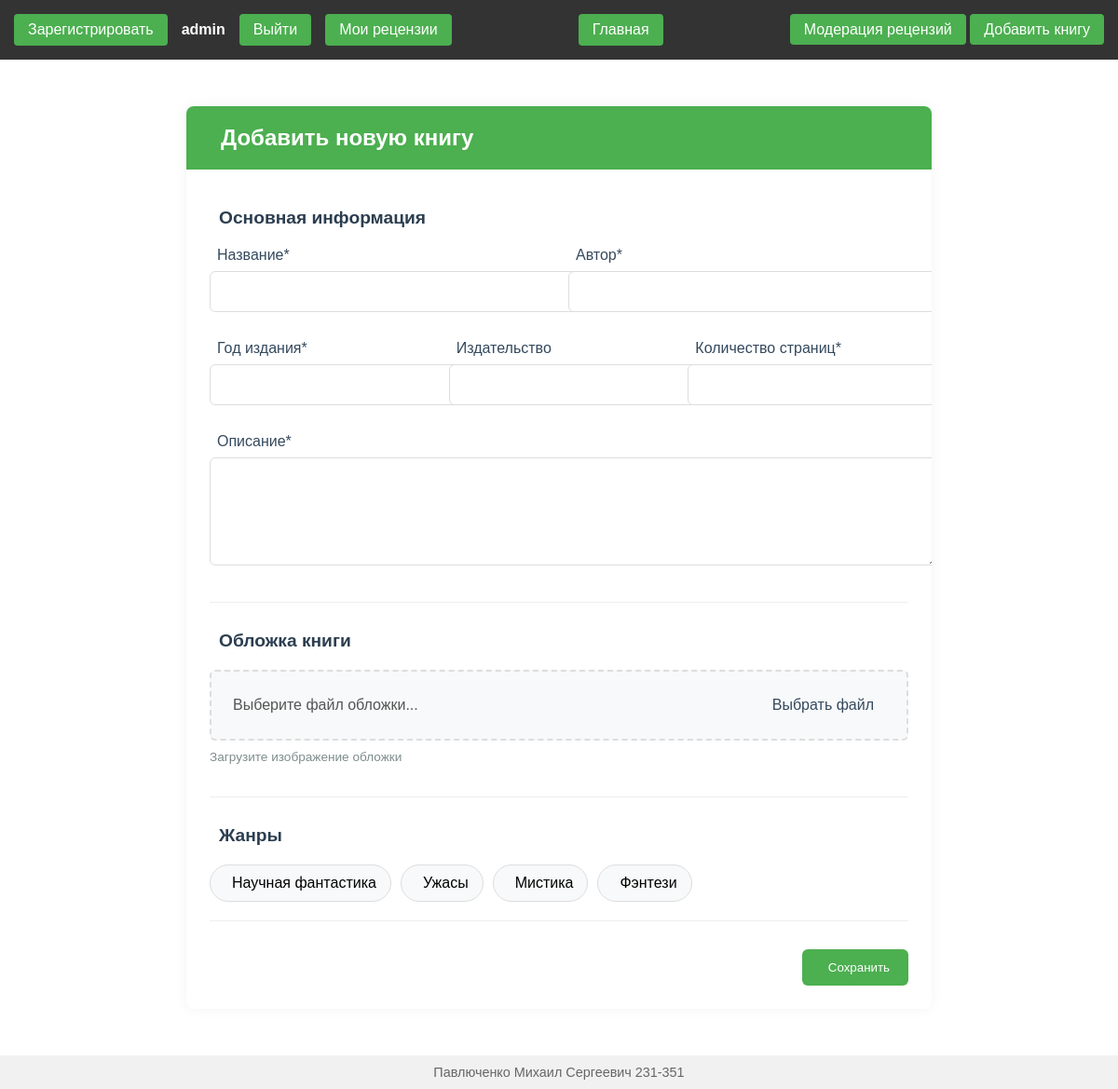
The page /main/create/ (signed in) on the database its author committed.
### main/models.py (models this page shows)
class Genre(models.Model):
    name = models.CharField(max_length=255, unique=True)
    books = models.ManyToManyField(to=Book, related_name="genres", blank=True)
    def __str__(self):
        return self.name

### main/views.py (the view, shortened to what this page needs)
# urls.py: path('create/', BookCreateView.as_view(), name='create_book'),
class BookCreateView(CreateView):
    model = Book
    form_class = BookCreateForm
    template_name = 'main/creation.html'
    success_url = reverse_lazy('mainpage')
    login_url = reverse_lazy("signin")
    def dispatch(self, request, *args, **kwargs):
        sflag= is_superuser(request)
        if not sflag:
            return redirect("mainpage")
        return super().dispatch(request, *args, **kwargs)
    def get_context_data(self, **kwargs):
        context = super().get_context_data(**kwargs)
        context['title'] = 'Добавить книгу'
        return context

### main/forms.py (shortened to what this page needs)
class BookCreateForm(forms.ModelForm):
    genres = forms.ModelMultipleChoiceField(
        queryset=Genre.objects.all(),
        widget=forms.CheckboxSelectMultiple,
        required=False,
        label="Жанры"
    )
    cover = forms.FileField(
        required=False,
        label="Обложка книги",
        help_text="Загрузите изображение обложки"
    )
    class Meta:
        model = Book
        fields = ['name', 'desc', 'year', 'madeby', 'author', 'amount', 'genres']
        widgets = {
            'year': forms.NumberInput(attrs={'min': 1000, 'max': 2100}),
            'amount': forms.NumberInput(attrs={'min': 1}),
            'desc': forms.Textarea(attrs={'rows': 5}),
        }

### main/views.py (called while the page is built)
def is_superuser(request):
    if not request.user.is_superuser:
        messages.error(request, "Вы не имеете право на это действие")
        return False
    return True

### templates/main/creation.html (shortened to what this page needs)
{% extends "base.html" %}
{% load static %}
{% block header_loading %}
<link rel="stylesheet" href="{% static 'css/main/update.css' %}">
{% endblock %}
{% block content %}
<div class="form-container">
    <div class="form-header">
        <h1> Добавить новую книгу</h1>
    </div>
    <form method="post" class="styled-form" enctype="multipart/form-data">
        <div class="form-section">
            <h2 class="section-title"> Основная информация</h2>
            <div class="form-row">
                <div class="form-group">
                    <label for="id_name"> Название*</label>
                    {{ form.name }}
                </div>
                <div class="form-group">
                    <label for="id_author"> Автор*</label>
                    {{ form.author }}
                </div>
            </div>
            <div class="form-row">
                <div class="form-group">
                    <label for="id_year"> Год издания*</label>
                    {{ form.year }}
                </div>
                <div class="form-group">
                    <label for="id_madeby"> Издательство</label>
                    {{ form.madeby }}
                </div>
                <div class="form-group">
                    <label for="id_amount"> Количество страниц*</label>
                    {{ form.amount }}
                </div>
            </div>
            <div class="form-group">
                <label for="id_desc"> Описание*</label>
                {{ form.desc }}
            </div>
        </div>
        <div class="form-section">
            <h2 class="section-title"> Обложка книги</h2>
            <div class="form-group">
                <div class="file-upload">
                    <label for="id_cover" class="file-upload-label">
                        <span id="file-name">Выберите файл обложки...</span>
                        <span class="btn btn-outline">Выбрать файл</span>
                    </label>
                </div>
                {% if form.cover.help_text %}
                <div class="help-text">{{ form.cover.help_text }}</div>
                {% endif %}
            </div>
        </div>
        <div class="form-section">
            <h2 class="section-title"> Жанры</h2>
            <div class="genres-container">
                {% for genre in form.genres %}
                <div class="genre-item">
                    <label for="{{ genre.id_for_label }}" class="genre-label">
                        <span>{{ genre.choice_label }}</span>
                    </label>
                </div>
                {% endfor %}
            </div>
        </div>
        <div class="form-actions">
            <button type="submit" class="btn btn-primary">
                 Сохранить
            </button>
        </div>
    </form>
</div>
{% endblock %}

### templates/base.html (shortened to what this page needs)
{% load static %}
<!DOCTYPE html>
<html lang="ru">
<head>
    <link rel="stylesheet" href="{% static 'css/base.css' %}">
    {% block header_loading %}{% endblock %}
</head>
<body>
    <nav class="navbar">
        <div class="user-auth">
            {% if request.user.is_authenticated %}
            {% if request.user.is_superuser %}
            <a href="{% url 'create_user' %}" class="login-btn">Зарегистрировать</a>
            {% endif %}
            <span class="user-name">{{ request.user.username }}</span>
            <a href="{% url 'logout' %}" class="login-btn">Выйти</a>
            <a href="{% url 'user_reviews' %}" class="nav">Мои рецензии</a>
            {% else %}
            <a href="{% url 'signin' %}" class="login-btn">Войти</a>
            {% endif %}
        </div>
        <a href="{% url 'mainpage' %}" class="nav">Главная</a>
        <div>
            {% if request.user.is_staff %}
                <a href="{% url 'mod_reviews' %}" class="nav">Модерация рецензий</a>
            {% endif %}
            {% if request.user.is_superuser %}
            <a href="{% url 'create_book' %}" class="nav">Добавить книгу</a>
            {% endif %}
        </div>
    </nav>
    <main class="content">
        {% block content %}{% endblock %}
    </main>
    <footer class="footer">
        <div class="author-info">
            Павлюченко Михаил Сергеевич 231-351
        </div>
    </footer>
</body>
</html>

### static/css/base.css (style rules this page uses)
body { font-family: Arial, sans-serif; margin: 0; padding: 0; display: flex; flex-direction: column; min-height: 100vh; }
a { text-decoration: none; }
.navbar { background-color: #333; color: white; padding: 15px; display: flex; justify-content: space-between; align-items: center; }
.user-auth { display: flex; align-items: center; gap: 15px; }
.user-name { font-weight: bold; }
.login-btn, .logout-btn, .nav { background-color: #4CAF50; color: white; border: none; padding: 8px 15px; text-decoration: none; border-radius: 4px; cursor: pointer; transition: background-color 0.3s; }
.content { flex: 1; padding: 20px; }
.footer { background-color: #f1f1f1; padding: 10px; text-align: center; margin-top: auto; }
.author-info { font-size: 0.9em; color: #666; }

### static/css/main/update.css (style rules this page uses)
.form-container { max-width: 800px; margin: 30px auto; background: #fff; border-radius: 8px; box-shadow: 0 0 15px rgba(0, 0, 0, 0.05); overflow: hidden; }
.form-header { padding: 20px 25px; background: #4CAF50; color: white; }
.form-header h1 { margin: 0; font-size: 1.5rem; display: flex; align-items: center; gap: 12px; }
.styled-form { padding: 25px; }
.form-section { margin-bottom: 30px; padding-bottom: 20px; border-bottom: 1px solid #eee; }
.section-title { font-size: 1.2rem; color: #2c3e50; margin-bottom: 20px; display: flex; align-items: center; gap: 10px; }
.form-row { display: flex; gap: 20px; margin-bottom: 15px; }
.form-group { flex: 1; margin-bottom: 15px; }
.form-group label { display: block; margin-bottom: 8px; font-weight: 500; color: #34495e; display: flex; align-items: center; gap: 8px; }
.styled-form input:not([type="checkbox"]), .styled-form select, .styled-form textarea { width: 100%; padding: 12px 15px; border: 1px solid #ddd; border-radius: 6px; font-size: 1rem; transition: all 0.3s; }
.genres-container { display: flex; flex-wrap: wrap; gap: 10px; }
.genre-item { position: relative; }
.genre-label { display: flex; align-items: center; gap: 8px; padding: 10px 15px; background: #f8f9fa; border-radius: 20px; cursor: pointer; transition: all 0.3s; border: 1px solid #ddd; }
.form-actions { display: flex; justify-content: flex-end; gap: 15px; margin-top: 20px; }
.btn { padding: 12px 20px; border-radius: 6px; font-weight: 500; display: inline-flex; align-items: center; gap: 8px; cursor: pointer; transition: all 0.3s; }
.btn-primary { background-color: #4CAF50; color: white; border: none; }
.file-upload { position: relative; margin-bottom: 10px; }
.file-upload-label { display: flex; align-items: center; gap: 15px; padding: 15px; border: 2px dashed #ddd; border-radius: 6px; cursor: pointer; transition: all 0.3s; background: #f8f9fa; }
.file-upload-label span:not(.btn) { flex-grow: 1; color: #555; }
.help-text { font-size: 0.85rem; color: #7f8c8d; margin-top: 5px; }

### rows shown on the page
Genre: choice_label "Научная фантастика"
Genre: choice_label "Ужасы"
Genre: choice_label "Мистика"
Genre: choice_label "Фэнтези"

### other values the page prints
{{ request.user.username }} "admin"
